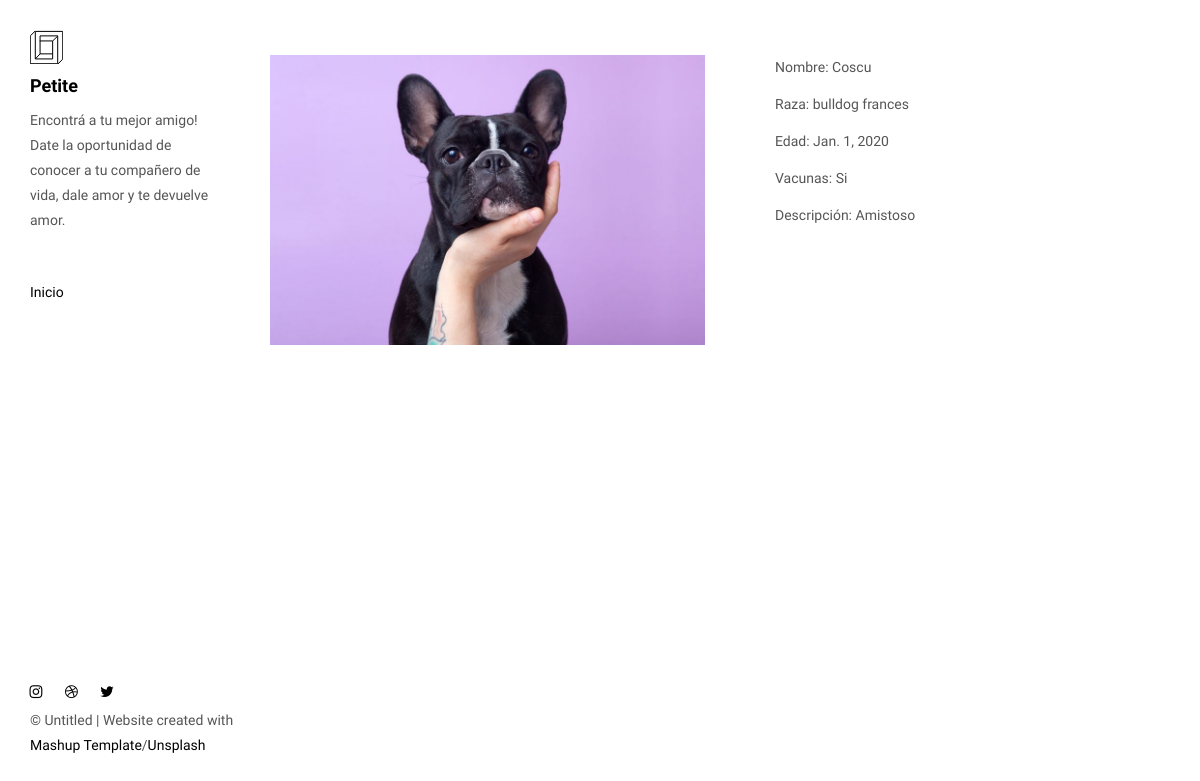
/ficha/2, run on the app's committed database.
### primApp/models.py (models this page shows, shortened)
class mascotas(models.Model):
    nombre = models.CharField(max_length=20)
    raza = models.CharField(max_length=20)
    edad = models.DateField()
    vacunas = models.TextField(max_length=150)
    descripcion = models.TextField(max_length=150)
    imagen = models.ImageField(null=True, blank=True)

### primApp/views.py (the view)
# urls.py: path('ficha/<int:id>',ficha,name="ficha"),
def ficha(request,id):
    mascota = mascotas.objects.get(id=id)
    return render(request,"ficha.html",{"mascota":mascota})

### primApp/templates/ficha.html (shortened to what this page needs)
<!DOCTYPE html>
<html lang="en">
<head>
  {% load static %}
<link href="{% static './main.82cfd66e.css' %}" rel="stylesheet"></head>
<body>
<header class="">
  <nav class="sidebar">
    <div class="navbar-collapse" id="navbar-collapse">
      <div class="site-header hidden-xs">
          <a class="site-brand" href="{% url 'inicio' %}" title="">
            <img class="img-responsive site-logo" alt="" src="{% static './assets/images/mashup-logo.svg' %}">
            Petite
          </a>
        <p>Encontrá a tu mejor amigo!
            Date la oportunidad de conocer a tu compañero de vida, dale amor y te devuelve amor.</p>
      </div>
      <ul class="nav">
        <li><a href="{% url 'inicio' %}" title="">Inicio</a></li>
      </ul>
      <nav class="nav-footer">
        <p class="nav-footer-social-buttons">
          <a class="fa-icon" href="https://www.instagram.com/" title="">
            <i class="fa fa-instagram"></i>
          </a>
          <a class="fa-icon" href="https://dribbble.com/" title="">
            <i class="fa fa-dribbble"></i>
          </a>
          <a class="fa-icon" href="https://twitter.com/" title="">
            <i class="fa fa-twitter"></i>
          </a>
        </p>
        <p>© Untitled | Website created with <a href="http://www.mashup-template.com/" title="Create website with free html template">Mashup Template</a>/<a href="https://www.unsplash.com/" title="Beautiful Free Images">Unsplash</a></p>
      </nav>
    </div>
  </nav>
</header>
<main class="" id="main-collapse">
    <br>
    <div class="row">
    <div class="col-xs-12 col-md-6">
        <img class="img-responsive" alt="" src="{{ setting.MEDIA_URL }}{{ mascota.imagen.url }}">
    </div>
    <div class="col-xs-12 col-md-6">
            <ul>
                <p>Nombre: {{mascota.nombre}}</p>
                <p>Raza: {{mascota.raza}}</p>
                <p>Edad: {{mascota.edad}}</p>
                <p>Vacunas: {{mascota.vacunas}}</p>
                <p>Descripción: {{mascota.descripcion}}</p>
            </ul>
    </div>
    </div>
    <br>
</main>
 <script type="text/javascript" src="{% static './main.85741bff.js' %}"></script></body>
</html>

### data on the page
mascotas: imagen (picture), nombre "Coscu", raza "bulldog frances", edad "Jan. 1, 2020", vacunas "Si", descripcion "Amistoso"
